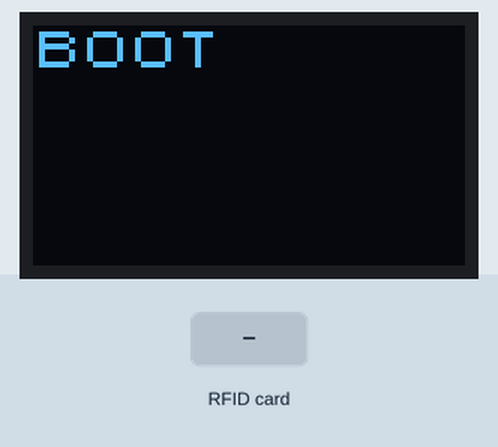
The sketch below on a simulated Raspberry Pi Pico. Shown: 72×40 one-colour display. The inputs (shaded band) are chosen by the test bench. What the sketch prints to the serial monitor is not drawn.

Above: at 0.3 s.
At 1.5 s:
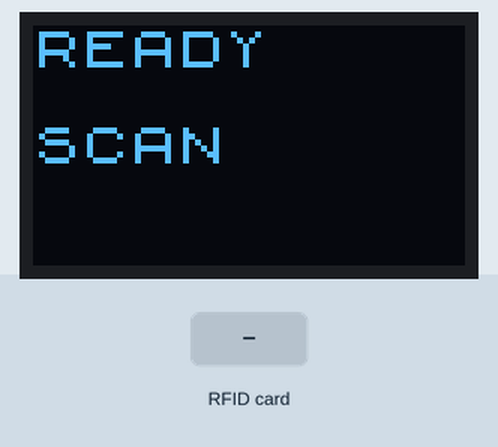
1.6 s: RFID card 5E 7A 19 C4 held to the reader
At 2.8 s:
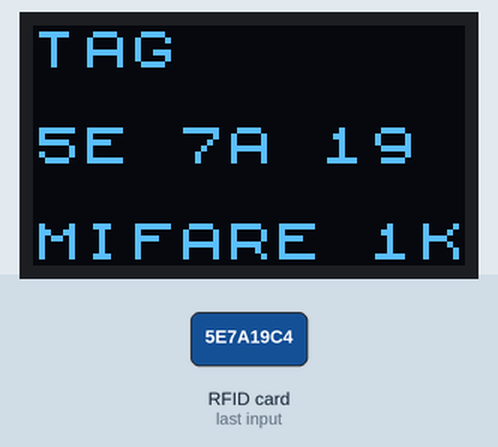
Timing chart, 0 to 4.6 s (numbered marks = the images above; inputs shaded):
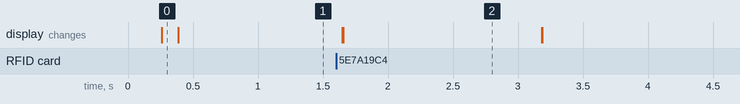

Measured:
- after the input at 1.6 s, the display: first changes after 0.05 s (image 2 shows a later state)
- what the display in image 2 shows lasts 1.5 s, from 1.7 s to 3.2 s

The sketch:

esp32c3_rfid_reader_with_display.ino
```cpp
#include <Arduino.h>
#include <SPI.h>
#include <U8x8lib.h>

#include <MFRC522v2.h>
#include <MFRC522DriverSPI.h>
#include <MFRC522DriverPinSimple.h>
#include <MFRC522Debug.h>

// ---- YOUR TINY SCREEN (unchanged) ----
U8X8_SSD1306_72X40_ER_SW_I2C u8x8(
  /* clock=*/ 6,
  /* data=*/  5,
  /* reset=*/ U8X8_PIN_NONE
);

// ---- RC522 SPI pins (unchanged) ----
//   RC522 SDA/SS -> GPIO 10
//   RC522 SCK    -> GPIO 9
//   RC522 MOSI   -> GPIO 8
//   RC522 MISO   -> GPIO 7
//   3.3V / GND as usual
constexpr uint8_t PIN_SS   = 10;
constexpr uint8_t PIN_SCK  = 9;
constexpr uint8_t PIN_MOSI = 8;
constexpr uint8_t PIN_MISO = 7;

MFRC522DriverPinSimple ss_pin(PIN_SS);
MFRC522DriverSPI driver(ss_pin);
MFRC522 mfrc522(driver);

void setup() {
  // USB serial only – no extra UART, no pin mapping
  Serial.begin(115200);
  delay(200);
  Serial.println("Booting...");

  // Display
  u8x8.begin();
  u8x8.setFlipMode(1);  // Rotate 180 degrees
  u8x8.setFont(u8x8_font_chroma48medium8_r);
  u8x8.clear();
  u8x8.drawString(0, 0, "BOOT");

  // RFID
  SPI.begin(PIN_SCK, PIN_MISO, PIN_MOSI, PIN_SS);
  mfrc522.PCD_Init();
  delay(50);

  u8x8.clear();
  u8x8.drawString(0, 0, "READY");
  u8x8.drawString(0, 2, "SCAN");

  Serial.println("RFID Ready");
}

void loop() {
  if (!mfrc522.PICC_IsNewCardPresent()) return;
  if (!mfrc522.PICC_ReadCardSerial())   return;

  // ---- UID ----
  char uidStr[24];
  char *p = uidStr;
  for (byte i = 0; i < mfrc522.uid.size && i < 4; i++) {
    sprintf(p, "%02X", mfrc522.uid.uidByte[i]);
    p += 2;
    if (i < mfrc522.uid.size - 1) *p++ = ' ';
  }
  *p = '\0';

  // ---- Type ----
  MFRC522::PICC_Type type = mfrc522.PICC_GetType(mfrc522.uid.sak);
  char typeName[16];
  strncpy_P(typeName, (PGM_P)MFRC522Debug::PICC_GetTypeName(type), sizeof(typeName));
  typeName[sizeof(typeName)-1] = '\0';
  typeName[9] = '\0'; // fit 72px width

  // Send serial data immediately (before slow display operations)
  Serial.print("UID: ");
  Serial.println(uidStr);
  Serial.print("Type: ");
  Serial.println(typeName);

  // Now update display
  u8x8.clear();
  u8x8.drawString(0, 0, "TAG");
  u8x8.drawString(0, 2, uidStr);
  u8x8.drawString(0, 4, typeName);

  mfrc522.PICC_HaltA();
  mfrc522.PCD_StopCrypto1();

  delay(1500);

  u8x8.clear();
  u8x8.drawString(0, 0, "READY");
  u8x8.drawString(0, 2, "SCAN");
}
```
